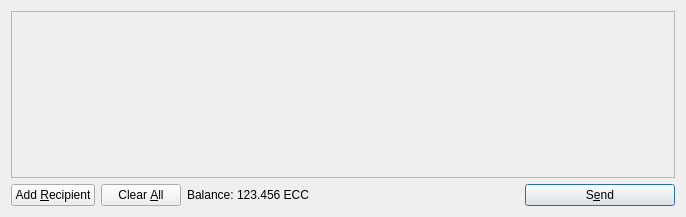
<?xml version="1.0" encoding="UTF-8"?>
<ui version="4.0">
 <class>SendCoinsDialog</class>
 <widget class="QDialog" name="SendCoinsDialog">
  <property name="geometry">
   <rect>
    <x>0</x>
    <y>0</y>
    <width>686</width>
    <height>217</height>
   </rect>
  </property>
  <property name="windowTitle">
   <string>Send Coins</string>
  </property>
  <layout class="QVBoxLayout" name="verticalLayout">
   <item>
    <widget class="QScrollArea" name="scrollArea">
     <property name="widgetResizable">
      <bool>true</bool>
     </property>
     <widget class="QWidget" name="scrollAreaWidgetContents">
      <property name="geometry">
       <rect>
        <x>0</x>
        <y>0</y>
        <width>666</width>
        <height>165</height>
       </rect>
      </property>
      <layout class="QVBoxLayout" name="verticalLayout_2">
       <property name="margin">
        <number>0</number>
       </property>
       <item>
        <layout class="QVBoxLayout" name="entries">
         <property name="spacing">
          <number>6</number>
         </property>
        </layout>
       </item>
       <item>
        <spacer name="verticalSpacer">
         <property name="orientation">
          <enum>Qt::Vertical</enum>
         </property>
         <property name="sizeHint" stdset="0">
          <size>
           <width>20</width>
           <height>40</height>
          </size>
         </property>
        </spacer>
       </item>
      </layout>
     </widget>
    </widget>
   </item>
   <item>
    <layout class="QHBoxLayout" name="horizontalLayout">
     <item>
      <widget class="QPushButton" name="addButton">
       <property name="toolTip">
        <string>Send to multiple recipients at once</string>
       </property>
       <property name="text">
        <string>Add &amp;Recipient</string>
       </property>
       <property name="icon">
        <iconset resource="../bitcoin.qrc">
         <normaloff>:/icons/add</normaloff>:/icons/add</iconset>
       </property>
       <property name="autoDefault">
        <bool>false</bool>
       </property>
      </widget>
     </item>
     <item>
      <widget class="QPushButton" name="clearButton">
       <property name="sizePolicy">
        <sizepolicy hsizetype="Minimum" vsizetype="Fixed">
         <horstretch>0</horstretch>
         <verstretch>0</verstretch>
        </sizepolicy>
       </property>
       <property name="toolTip">
        <string>Remove all transaction fields</string>
       </property>
       <property name="text">
        <string>Clear &amp;All</string>
       </property>
       <property name="icon">
        <iconset resource="../bitcoin.qrc">
         <normaloff>:/icons/remove</normaloff>:/icons/remove</iconset>
       </property>
       <property name="autoRepeatDelay">
        <number>300</number>
       </property>
       <property name="autoDefault">
        <bool>false</bool>
       </property>
      </widget>
     </item>
     <item>
      <layout class="QHBoxLayout" name="horizontalLayout_2">
       <property name="spacing">
        <number>3</number>
       </property>
       <item>
        <widget class="QLabel" name="label">
         <property name="text">
          <string>Balance:</string>
         </property>
        </widget>
       </item>
       <item>
        <widget class="QLabel" name="labelBalance">
         <property name="cursor">
          <cursorShape>IBeamCursor</cursorShape>
         </property>
         <property name="text">
          <string>123.456 ECC</string>
         </property>
         <property name="textInteractionFlags">
          <set>Qt::LinksAccessibleByMouse|Qt::TextSelectableByKeyboard|Qt::TextSelectableByMouse</set>
         </property>
        </widget>
       </item>
      </layout>
     </item>
     <item>
      <spacer name="horizontalSpacer">
       <property name="orientation">
        <enum>Qt::Horizontal</enum>
       </property>
       <property name="sizeHint" stdset="0">
        <size>
         <width>40</width>
         <height>20</height>
        </size>
       </property>
      </spacer>
     </item>
     <item>
      <widget class="QPushButton" name="sendButton">
       <property name="minimumSize">
        <size>
         <width>150</width>
         <height>0</height>
        </size>
       </property>
       <property name="toolTip">
        <string>Confirm the send action</string>
       </property>
       <property name="text">
        <string>S&amp;end</string>
       </property>
       <property name="icon">
        <iconset resource="../bitcoin.qrc">
         <normaloff>:/icons/send</normaloff>:/icons/send</iconset>
       </property>
       <property name="default">
        <bool>true</bool>
       </property>
      </widget>
     </item>
    </layout>
   </item>
  </layout>
 </widget>
 <resources>
  <include location="../bitcoin.qrc"/>
 </resources>
 <connections/>
</ui>
